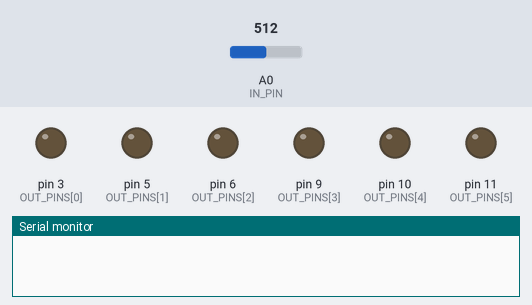
A sketch run on a simulated Arduino Uno, built with avr-gcc and run on an emulated ATmega328P. Shown: output pins drawn as LEDs (lit = HIGH), the last lines printed to the serial monitor. Inputs (shaded band) come from the test bench; at power-on: A0 (IN_PIN) = 512. Random numbers use the default seed unless the sketch sets one.

Above: at 1.2 s.
1.3 s: A0 (IN_PIN) set to 900
At 2.6 s:
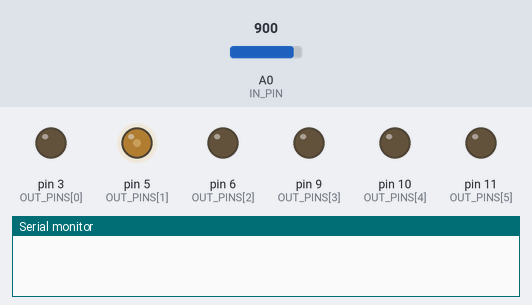
At 3.51 s:
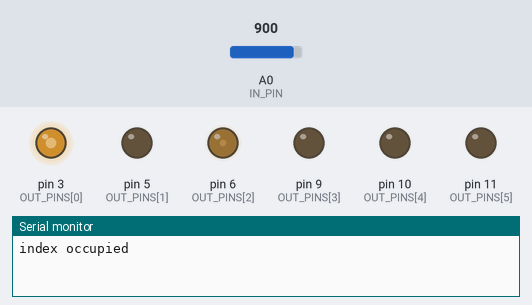
4.3 s: A0 (IN_PIN) set to 122
At 4.73 s:
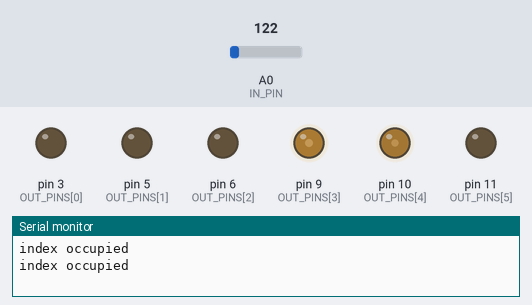
6.7 s: A0 (IN_PIN) set to 0
At 8.16 s:
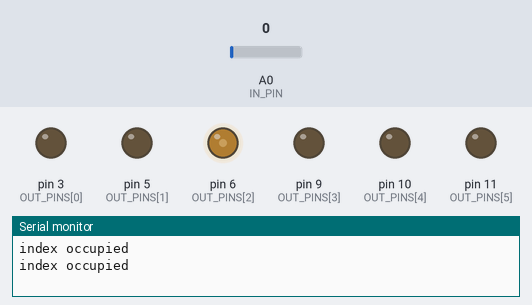
9.7 s: A0 (IN_PIN) set to 716
12.7 s: A0 (IN_PIN) set to 1023
24.7 s: A0 (IN_PIN) set to 90
Timing chart, 0 to 30.6 s (numbered marks = the images above; inputs shaded):
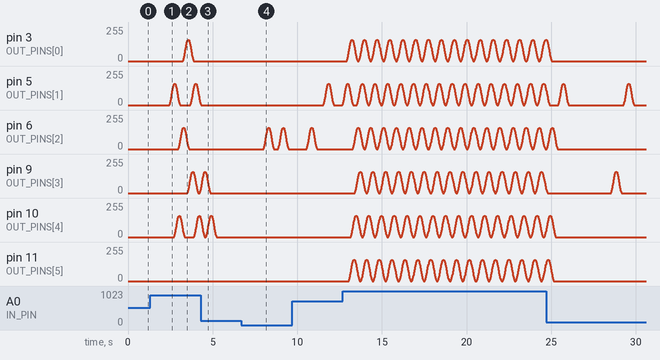

The sketch:

random-lights.ino
```cpp
/*
Random lights

Picks a random LED out of six and flashes it. The time between is each flash is also random.
The max gap between flashes can be set via the analog input.
A LED that is currently flashed can't be flashed, so making sure it finds a LED that is off.

Circuit:
- 6 LED lights with one 470 ohm resistor, connected to every PWM pin
- A potentiometer connected to A0 for input
*/

const int BIG_PI = 314; // PI * 100 rounded to an int
const int OUT_PINS[] = {3, 5, 6, 9, 10, 11}; // all PWM pins
const int PINS_LENGTH = 6;
const int IN_PIN = A0;
const int WAIT = 10;
const int MIN_GAP = 100;

int maxGap = 3000;
int nextStart = 0;
int timePassed = 0;
int phases[] = {0, 0, 0, 0, 0, 0};
int step = 10;
int intensity = 160;

void setup(){
  Serial.begin(9600);
  for (byte i = 0; i < PINS_LENGTH; i = i + 1) {
    pinMode(OUT_PINS[i], OUTPUT);
  }
}


void loop(){
  if (timePassed == 0) {
    // randomly pick when next led will turn on
    nextStart = random(MIN_GAP, maxGap);
  } else if (timePassed >= nextStart) {
    // reset time passed and find the next led to turn on
    timePassed = -WAIT;

    // create a random index and a random step to itereate over to find an empty spot
    int initIndex = random(PINS_LENGTH);
    int isPositive = random(2);
    int offset;
    if (isPositive == 1) {
      offset = 1;
    } else {
      offset = 5;
    }

    // Tries initIndex, if it is flashing, try all other till a LED that is off is found.
    for (byte i = 0; i < PINS_LENGTH; i = i + 1) {
      int testIndex = (initIndex + offset * i) % PINS_LENGTH;
      if (phases[testIndex] == 0) {
        phases[testIndex] = 1;
        break;
      }
      Serial.println("index occupied");
    }
  }

  // update all phases for all flashing LEDs
  for (byte i = 0; i < PINS_LENGTH; i = i + 1) {
    int phase = phases[i];

    if (phase > 0) {
      if (phases[i] > (2 * BIG_PI)) {
        phases[i] = 0;
      } else {
        phase = phase + step;
        phases[i] = phase;
      }

      float angle = float(phase) / float(100);
      double brightness = (-cos(angle) + 1) / 2 * intensity;
      analogWrite(OUT_PINS[i], brightness);
    }
  }

  // change the maxGap
  int sensorValue = analogRead(IN_PIN);
  maxGap = int((1023 - sensorValue) * 4);

  timePassed = timePassed + WAIT;
  delay(WAIT);
}
```

Measured:
- after the input at 1.3 s, pin 3 (OUT_PINS[0]), pin 6 (OUT_PINS[2]): rises from 0/255 to 159/255 in 0.30 s, then falls to 0/255 in 0.34 s
- by itself, pin 5 (OUT_PINS[1]): moves between 0/255 and 159/255, repeating every 3.8 s
